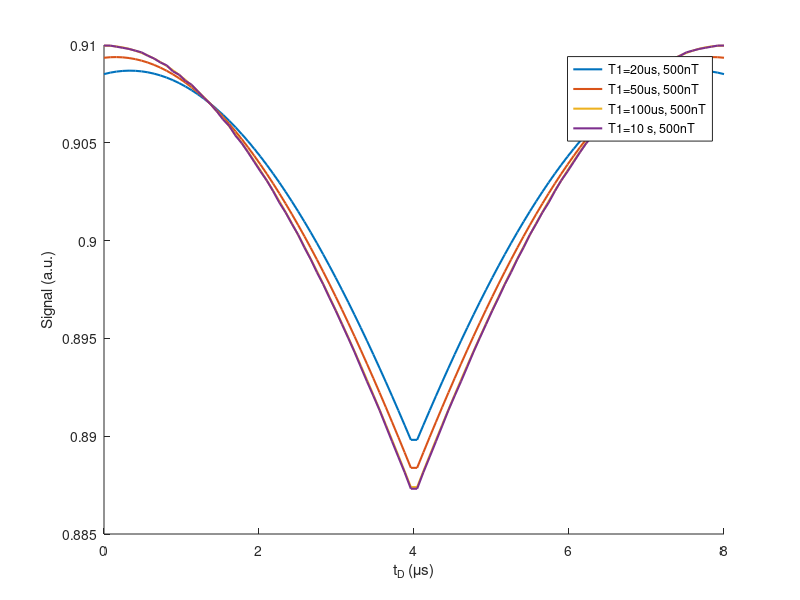

The MATLAB script that drew this image:

% Simulation of Surface Spin Correlations (Mamin et al. 2012)
clear; clc; close all;


gamma = 2 * pi * 28.024e9; % Gyromagnetic ratio for NV (rad/(s*T))
tau = 8e-6;                % Total echo time (s)
tD = linspace(0, tau, 100); % Pulse position within echo (s)

% Contrast parameters from Section VI
alpha0 = 1;                % Normalized bright counts
alpha_tau = 0.91;          % Measured alpha(tau)/alpha0
beta_tau = 0.70;           % Measured beta(tau)/alpha0 beta0 is the dark counts


% Format: [T1 (s), Brms (Tesla)]% Specific cases from Fig 3 in Mamin paper
cases = [
    20e-6, 500e-9;  % Case 1: 50 us, 370 nT
    50e-6, 500e-9;  % Case 2: 20 us, 425 nT
    1000e-6,  500e-9;  % Case 3: 6 us,  500 nT
    10000000e-6,  500e-9   % Case 4: 2 us,  700 nT
];
labels = {'T1=20us, 500nT', 'T1=50us, 500nT', 'T1=100us, 500nT', 'T1=10 s, 500nT'};


figure(1); hold on;
for i = 1:size(cases, 1)
    T1 = cases(i, 1);
    Brms = cases(i, 2);
    
    % Equation (6): Dimensionless factor f(tau, tD, T1)
    %  |tau/2 - tD| is the term used in the paper for pulse offset
    offset = abs(tau/2 - tD);
    
    f = (2*T1/tau^2) * (tau - 5*T1 + 4*T1*exp(-offset/T1) ...
        - 2*T1*exp(-(tau/2 + offset)/T1) + 2*T1*exp(-(tau/2 - offset)/T1) ...
        + T1*exp(-tau/T1));
    
    % Equation (7): Fluorescence Signal
    S_avg = (alpha_tau + beta_tau) / 2;
    S_diff = (alpha_tau - beta_tau) / 2;
    S = S_avg + S_diff * exp(-(gamma^2 * Brms^2 * tau^2 .* f) / 2);
    
    plot(tD * 1e6, S, 'LineWidth', 1.5);
end

xlabel('t_D (\mus)');
ylabel('Signal (a.u.)');
%title('Simulation of Fig 3: Effect of Pulse Position within Hahn Echo');
legend(labels);
